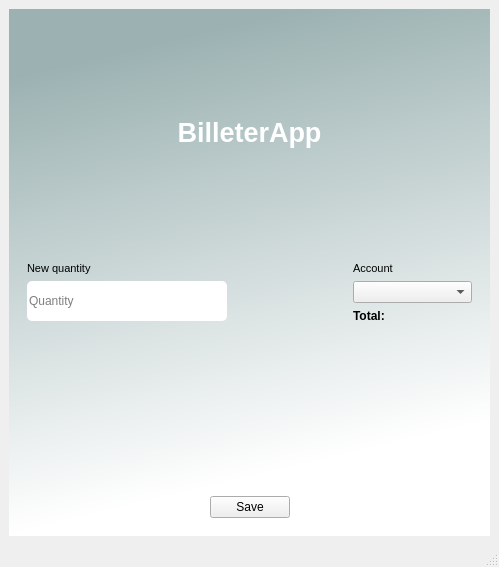
<?xml version="1.0" encoding="UTF-8"?>
<ui version="4.0">
 <class>MainWindow</class>
 <widget class="QMainWindow" name="MainWindow">
  <property name="geometry">
   <rect>
    <x>0</x>
    <y>0</y>
    <width>499</width>
    <height>567</height>
   </rect>
  </property>
  <property name="windowTitle">
   <string>MainWindow</string>
  </property>
  <widget class="QWidget" name="centralwidget">
   <layout class="QHBoxLayout" name="horizontalLayout_4">
    <item>
     <widget class="QWidget" name="widget" native="true">
      <property name="styleSheet">
       <string notr="true">QWidget#widget{
background-color:qlineargradient(spread:pad, x1:0, y1:0, x2:0.207, y2:0.954545, stop:0.132159 rgba(156, 178, 178, 255), stop:1 rgba(255, 255, 255, 255))}</string>
      </property>
      <layout class="QVBoxLayout" name="verticalLayout" stretch="7,7,1">
       <item>
        <widget class="QWidget" name="label_widget" native="true">
         <layout class="QHBoxLayout" name="horizontalLayout_6">
          <item>
           <widget class="QLabel" name="label">
            <property name="text">
             <string>&lt;html&gt;&lt;head/&gt;&lt;body&gt;&lt;p align=&quot;center&quot;&gt;&lt;span style=&quot; font-size:20pt; font-weight:600; color:#ffffff;&quot;&gt;BilleterApp&lt;/span&gt;&lt;/p&gt;&lt;/body&gt;&lt;/html&gt;</string>
            </property>
           </widget>
          </item>
         </layout>
        </widget>
       </item>
       <item>
        <widget class="QWidget" name="main_widget" native="true">
         <layout class="QHBoxLayout" name="horizontalLayout" stretch="5,1,1">
          <item>
           <layout class="QVBoxLayout" name="data_verticalLayout">
            <item>
             <widget class="QLabel" name="quantity_label">
              <property name="font">
               <font>
                <pointsize>8</pointsize>
               </font>
              </property>
              <property name="text">
               <string>New quantity</string>
              </property>
             </widget>
            </item>
            <item>
             <widget class="QLineEdit" name="quantity_line">
              <property name="minimumSize">
               <size>
                <width>0</width>
                <height>40</height>
               </size>
              </property>
              <property name="maximumSize">
               <size>
                <width>200</width>
                <height>16777215</height>
               </size>
              </property>
              <property name="toolTip">
               <string/>
              </property>
              <property name="styleSheet">
               <string notr="true">background-color: rgb(255, 255, 255);
border-radius:5px;
</string>
              </property>
              <property name="text">
               <string/>
              </property>
              <property name="frame">
               <bool>false</bool>
              </property>
              <property name="placeholderText">
               <string>Quantity</string>
              </property>
             </widget>
            </item>
            <item>
             <spacer name="data_verticalSpacer">
              <property name="orientation">
               <enum>Qt::Vertical</enum>
              </property>
              <property name="sizeHint" stdset="0">
               <size>
                <width>20</width>
                <height>40</height>
               </size>
              </property>
             </spacer>
            </item>
           </layout>
          </item>
          <item>
           <spacer name="horizontalSpacer">
            <property name="orientation">
             <enum>Qt::Horizontal</enum>
            </property>
            <property name="sizeHint" stdset="0">
             <size>
              <width>40</width>
              <height>20</height>
             </size>
            </property>
           </spacer>
          </item>
          <item>
           <layout class="QVBoxLayout" name="acc_verticalLayout" stretch="0,0,0,0">
            <item>
             <widget class="QLabel" name="account_label">
              <property name="font">
               <font>
                <pointsize>8</pointsize>
               </font>
              </property>
              <property name="text">
               <string>Account</string>
              </property>
             </widget>
            </item>
            <item>
             <widget class="QComboBox" name="accounts_comboBox">
              <property name="maximumSize">
               <size>
                <width>300</width>
                <height>16777215</height>
               </size>
              </property>
             </widget>
            </item>
            <item>
             <widget class="QLabel" name="total_label">
              <property name="font">
               <font>
                <weight>75</weight>
                <bold>true</bold>
               </font>
              </property>
              <property name="text">
               <string>Total: </string>
              </property>
             </widget>
            </item>
            <item>
             <spacer name="verticalSpacer">
              <property name="orientation">
               <enum>Qt::Vertical</enum>
              </property>
              <property name="sizeHint" stdset="0">
               <size>
                <width>20</width>
                <height>40</height>
               </size>
              </property>
             </spacer>
            </item>
           </layout>
          </item>
         </layout>
        </widget>
       </item>
       <item>
        <widget class="QWidget" name="sabe_button_widget" native="true">
         <layout class="QHBoxLayout" name="horizontalLayout_5">
          <item>
           <spacer name="save_horizontalSpacer_l">
            <property name="orientation">
             <enum>Qt::Horizontal</enum>
            </property>
            <property name="sizeHint" stdset="0">
             <size>
              <width>40</width>
              <height>20</height>
             </size>
            </property>
           </spacer>
          </item>
          <item>
           <widget class="QPushButton" name="save_button">
            <property name="text">
             <string>Save</string>
            </property>
           </widget>
          </item>
          <item>
           <spacer name="save_horizontalSpacer_r">
            <property name="orientation">
             <enum>Qt::Horizontal</enum>
            </property>
            <property name="sizeHint" stdset="0">
             <size>
              <width>40</width>
              <height>20</height>
             </size>
            </property>
           </spacer>
          </item>
         </layout>
        </widget>
       </item>
      </layout>
     </widget>
    </item>
   </layout>
  </widget>
  <widget class="QMenuBar" name="menubar">
   <property name="geometry">
    <rect>
     <x>0</x>
     <y>0</y>
     <width>499</width>
     <height>26</height>
    </rect>
   </property>
  </widget>
  <widget class="QStatusBar" name="statusbar"/>
 </widget>
 <resources/>
 <connections/>
</ui>
